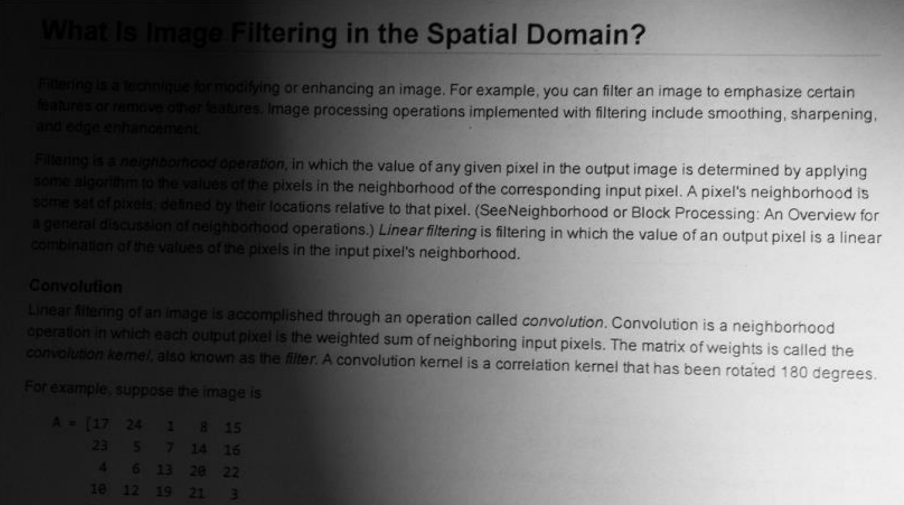
#> input picture Combination/AHE/image.png, 904 x 505 px
$ python code.py
#> lines starting #> are read from the running program, lines starting #| are printed output that depends on the picture
import cv2
import numpy as np

image=cv2.imread('image.png')
#> image is the input picture: shape (505, 904, 3); min 0, max 244, mean 108.9
image=cv2.cvtColor(image, cv2.COLOR_BGR2GRAY)
#> image: shape (505, 904)
m=len(image)
#> m = 505
n=len(image[0])
#> n = 904
clahe=cv2.createCLAHE(clipLimit=m*n+1, tileGridSize=(7, 7))
image=clahe.apply(image)
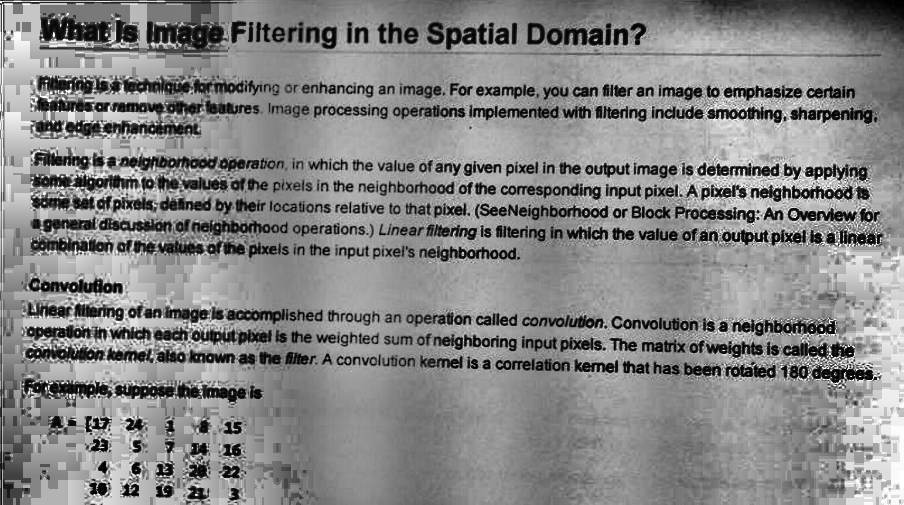
#> image: shape (505, 904); min 0, max 255, mean 133.4
cv2.imwrite('enhance.png', image)
